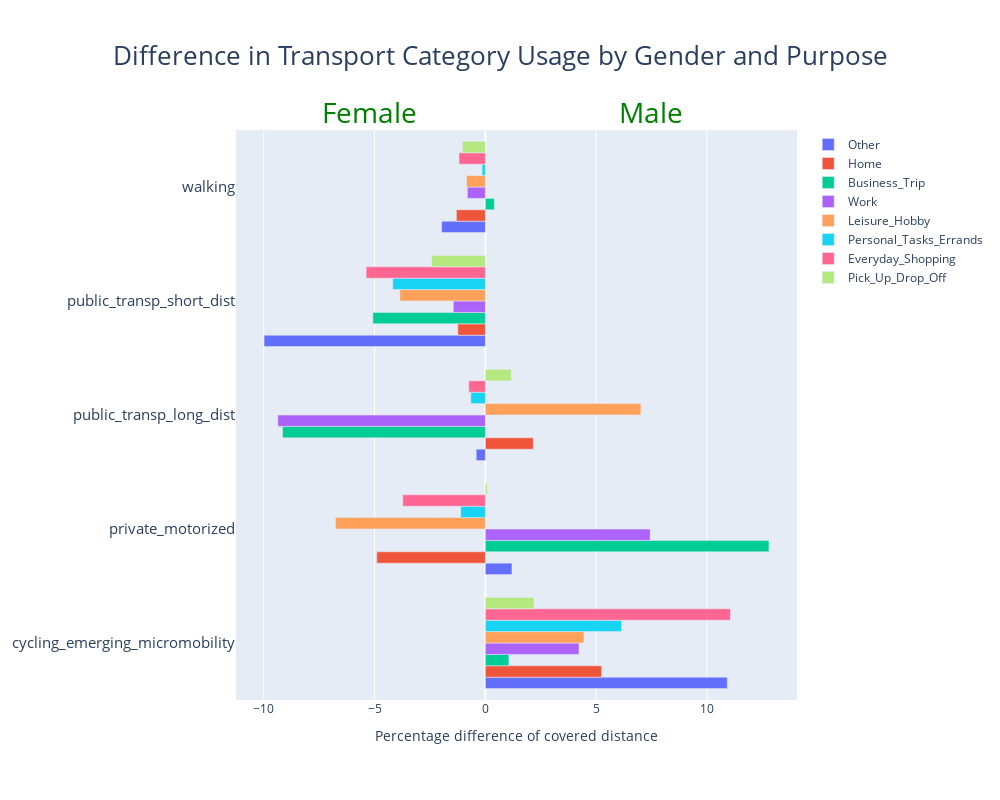

The notebook cell saved with this chart:
### Code cell
import plotly.graph_objs as go

fig = go.Figure()


for purp in only_male_female['purpose'].unique():
    one_purp_df = one_purp_only_dfs_pivot[purp]
    fig.add_trace(go.Bar(y=one_purp_df['transport_category'], x=one_purp_df['difference_%'], name=purp,orientation='h'))

fig.update_layout(barmode='group', title_text='Difference in Transport Category Usage by Gender and Purpose',width=1000,height=800,title_x=0.5,title_font_size=26)

#change y label size
fig.update_yaxes(tickfont=dict(size=15))

fig.update_xaxes(title_text='Percentage difference of covered distance')
#add text in position
fig.add_annotation(x=0.8, y=1.05,
                   xref="paper", yref="paper",
            text="Male",
            showarrow=False,
            yshift=10,
            font=dict(size=28, color="Green"))
fig.add_annotation(x=0.15, y=1.05,
                   xref="paper", yref="paper",
            text="Female",
            showarrow=False,
            yshift=10,
            font=dict(size=28, color="Green"))

fig.update_layout(
    margin=dict(t=130, l=100, r=100, b=100),  # Increase the margin to make space for the annotation
)
fig.show()

### Figure 1 — Plotly figure (JSON) as saved in the notebook; plotly's stock layout.template omitted (floating-point values rounded to 4 significant figures)
{"data": [{"name": "Other", "orientation": "h", "type": "bar", "x": [10.92, 1.2, -0.4134, -9.987, -1.974], "y": ["cycling_emerging_micromobility", "private_motorized", "public_transp_long_dist", "public_transp_short_dist", "walking"]}, {"name": "Home", "orientation": "h", "type": "bar", "x": [5.244, -4.902, 2.161, -1.243, -1.308], "y": ["cycling_emerging_micromobility", "private_motorized", "public_transp_long_dist", "public_transp_short_dist", "walking"]}, {"name": "Business_Trip", "orientation": "h", "type": "bar", "x": [1.06, 12.8, -9.153, -5.076, 0.4045], "y": ["cycling_emerging_micromobility", "private_motorized", "public_transp_long_dist", "public_transp_short_dist", "walking"]}, {"name": "Work", "orientation": "h", "type": "bar", "x": [4.227, 7.437, -9.365, -1.447, -0.8119], "y": ["cycling_emerging_micromobility", "private_motorized", "public_transp_long_dist", "public_transp_short_dist", "walking"]}, {"name": "Leisure_Hobby", "orientation": "h", "type": "bar", "x": [4.45, -6.766, 7.018, -3.857, -0.8507], "y": ["cycling_emerging_micromobility", "private_motorized", "public_transp_long_dist", "public_transp_short_dist", "walking"]}, {"name": "Personal_Tasks_Errands", "orientation": "h", "type": "bar", "x": [6.149, -1.111, -0.656, -4.179, -0.1462], "y": ["cycling_emerging_micromobility", "private_motorized", "public_transp_long_dist", "public_transp_short_dist", "walking"]}, {"name": "Everyday_Shopping", "orientation": "h", "type": "bar", "x": [11.06, -3.727, -0.7488, -5.38, -1.189], "y": ["cycling_emerging_micromobility", "private_motorized", "public_transp_long_dist", "public_transp_short_dist", "walking"]}, {"name": "Pick_Up_Drop_Off", "orientation": "h", "type": "bar", "x": [2.196, 0.08515, 1.171, -2.42, -1.032], "y": ["cycling_emerging_micromobility", "private_motorized", "public_transp_long_dist", "public_transp_short_dist", "walking"]}], "layout": {"annotations": [{"font": {"color": "Green", "size": 28}, "showarrow": false, "text": "Male", "x": 0.8, "xref": "paper", "y": 1.05, "yref": "paper", "yshift": 10}, {"font": {"color": "Green", "size": 28}, "showarrow": false, "text": "Female", "x": 0.15, "xref": "paper", "y": 1.05, "yref": "paper", "yshift": 10}], "barmode": "group", "height": 800, "margin": {"b": 100, "l": 100, "r": 100, "t": 130}, "title": {"font": {"size": 26}, "text": "Difference in Transport Category Usage by Gender and Purpose", "x": 0.5}, "width": 1000, "xaxis": {"title": {"text": "Percentage difference of covered distance"}}, "yaxis": {"tickfont": {"size": 15}}}}
